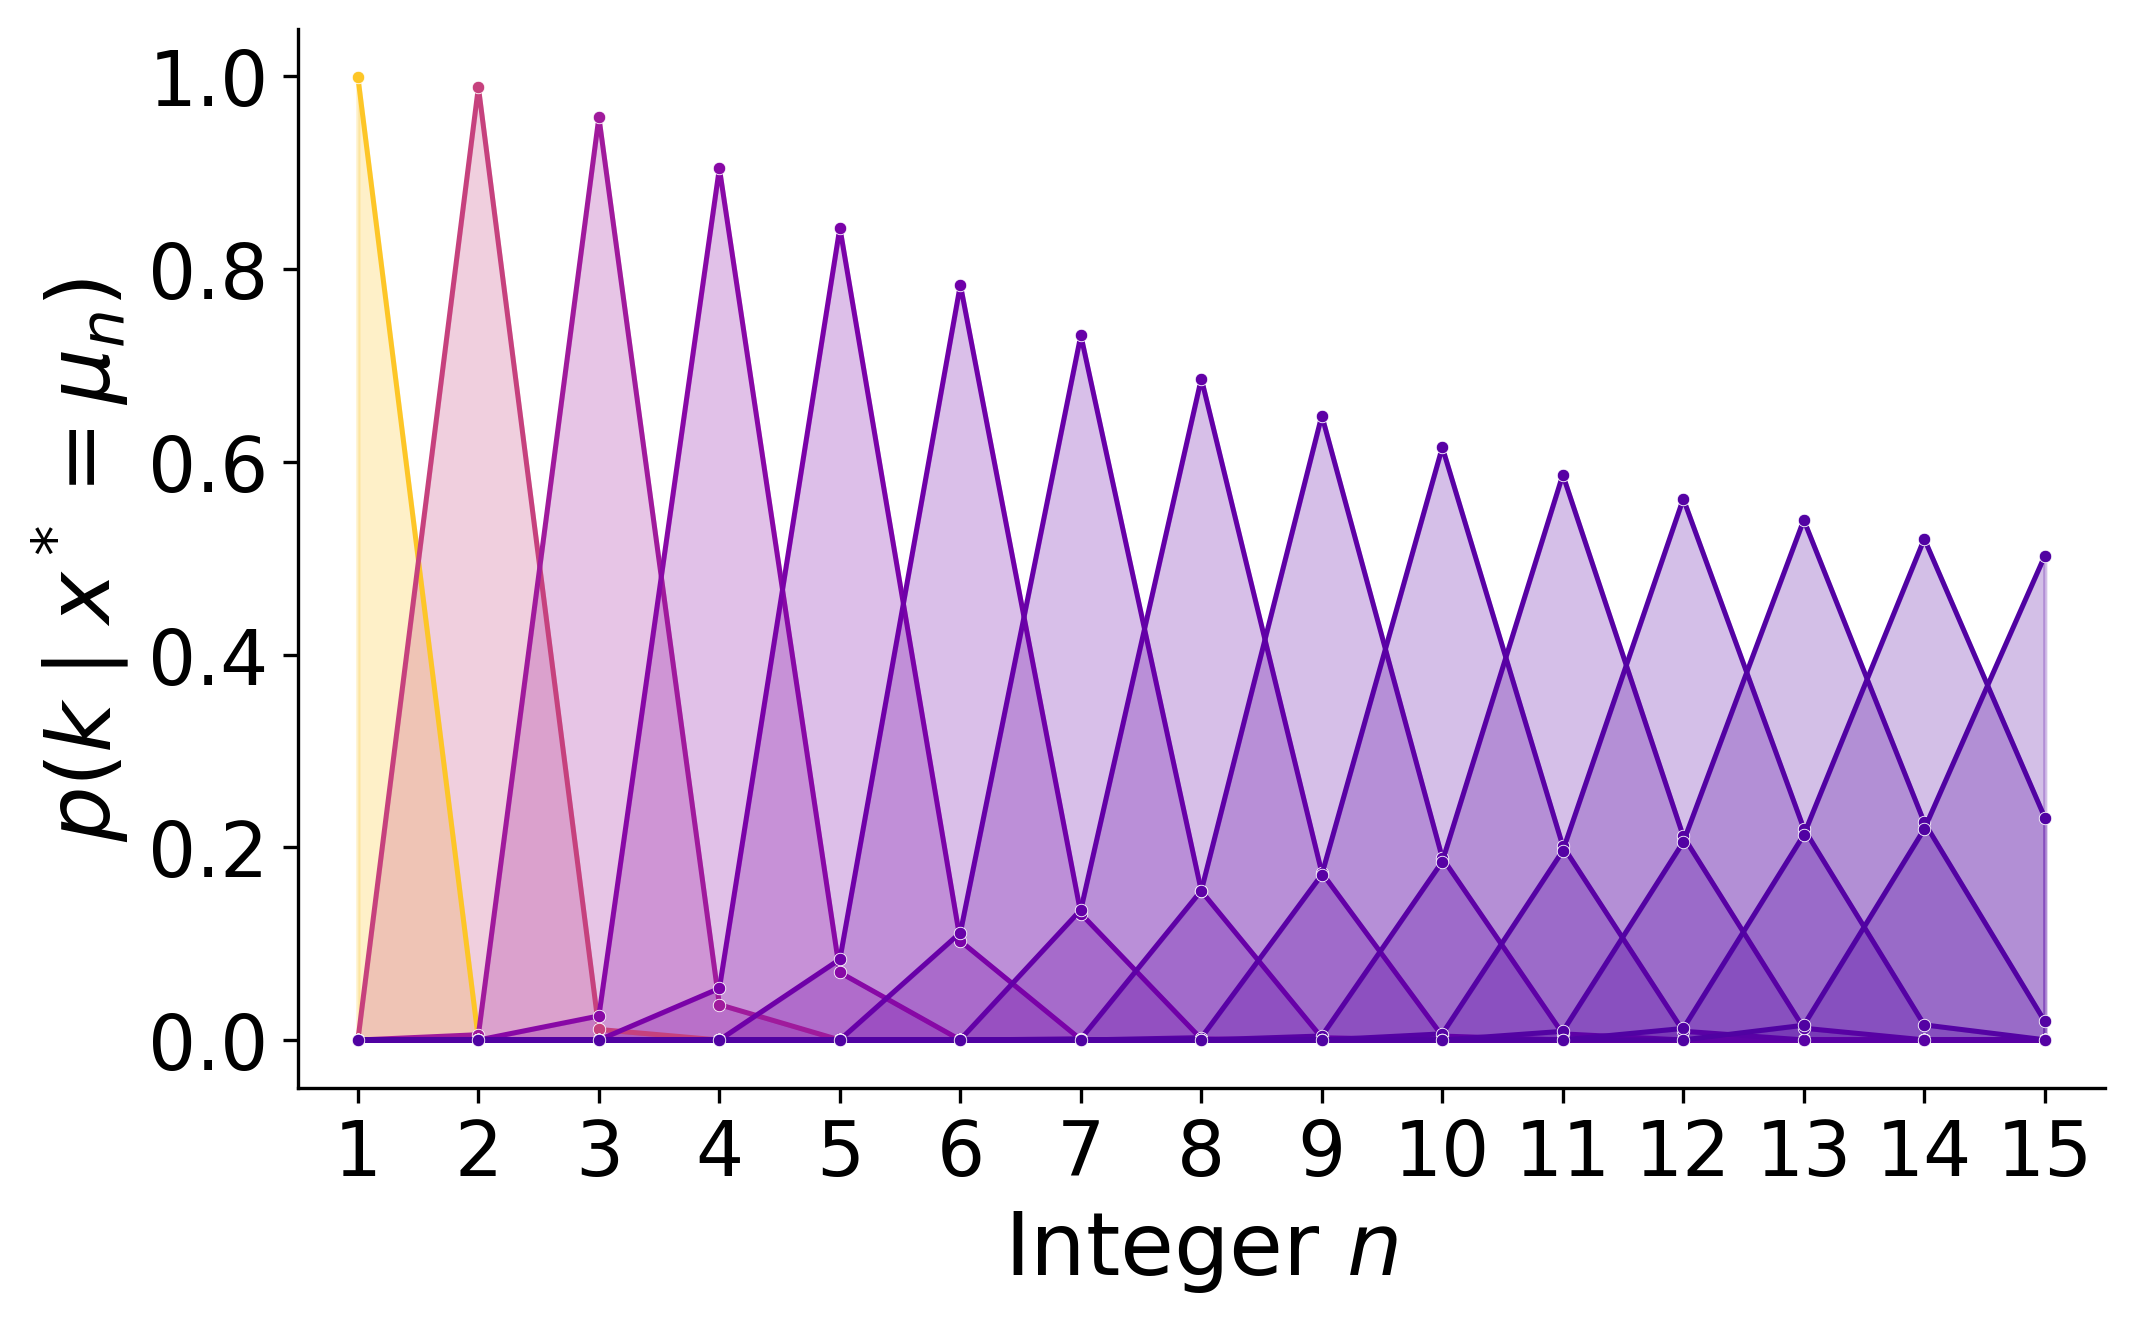

Source code (Python):
#!/usr/bin/env python
"""Generate Figure 3: functional compression from Poisson attractor wells."""

import sys
from pathlib import Path

import matplotlib

matplotlib.use("Agg")
import matplotlib as mpl
import matplotlib.pyplot as plt
import numpy as np
from matplotlib.colors import Normalize
from scipy.special import gammaln

_ROOT = Path(__file__).resolve().parent.parent
if str(_ROOT) not in sys.path:
    sys.path.insert(0, str(_ROOT))

from scripts.plots import STYLE

OUTPUT_DIR = Path("figures")
FONT_SCALE = 1.4
C = 0.042
SUPPORT = np.arange(1, 19)
DISPLAY_MAX = 15
ALL_NS = list(range(1, DISPLAY_MAX + 1))


def _scaled_style() -> dict:
    """Matplotlib rc equivalent to ``sns.set_theme(font_scale=FONT_SCALE)``."""
    p = dict(STYLE)
    keys = (
        "font.size",
        "axes.titlesize",
        "axes.labelsize",
        "xtick.labelsize",
        "ytick.labelsize",
        "legend.fontsize",
    )
    for key in keys:
        base = p.get(key)
        if base is None:
            base = mpl.rcParamsDefault[key]
        if isinstance(base, (int, float)):
            p[key] = base * FONT_SCALE
    return p


def _poisson_well_logits(x_star: float, support: np.ndarray, c: float) -> np.ndarray:
    x_s = x_star / c
    k_s = support / c
    return x_s * np.log(k_s) - k_s - gammaln(x_s + 1)


def _softmax(logits: np.ndarray) -> np.ndarray:
    shifted = logits - logits.max()
    exp_vals = np.exp(shifted)
    return exp_vals / exp_vals.sum()


def _draw_compression(ax: plt.Axes) -> None:
    integers_display = np.arange(1, DISPLAY_MAX + 1, dtype=float)
    peak_prob = 1.0 / integers_display
    peak_prob_norm = peak_prob / peak_prob.max()
    cmap_wells = mpl.colormaps["plasma"]
    norm_c = Normalize(vmin=-0.10, vmax=1.15)

    def well_color(i: int) -> tuple:
        return cmap_wells(norm_c(peak_prob_norm[i]))

    colors = [well_color(i) for i in range(len(ALL_NS))]
    mask = SUPPORT <= DISPLAY_MAX

    for i, n_target in enumerate(ALL_NS):
        logits = _poisson_well_logits(n_target, SUPPORT, C)
        probs = _softmax(logits)
        ax.fill_between(SUPPORT[mask], 0, probs[mask], color=colors[i], alpha=0.25)
        ax.plot(
            SUPPORT[mask],
            probs[mask],
            "o-",
            color=colors[i],
            ms=3,
            lw=1.2,
            label=f"$n = {n_target}$",
            markeredgecolor="white",
            markeredgewidth=0.2,
        )

    ax.set_xlabel("Integer $n$")
    ax.set_ylabel("$p(k \\mid x^* = \\mu_n)$")
    ax.set_xticks(range(1, DISPLAY_MAX + 1))
    ax.set_xlim(0.5, DISPLAY_MAX + 0.5)


def _save_fig(fig: plt.Figure, base_name: str) -> None:
    for ext in ("pdf", "png"):
        path = OUTPUT_DIR / f"{base_name}.{ext}"
        fig.savefig(path, dpi=300)
        print(f"Saved {path}")


def main() -> None:
    OUTPUT_DIR.mkdir(parents=True, exist_ok=True)
    mpl.rcParams.update(_scaled_style())
    print("Drawing fig3_compression ...", flush=True)
    fig, ax = plt.subplots(figsize=(7.0, 4.3), constrained_layout=True)
    _draw_compression(ax)
    _save_fig(fig, "fig3_compression")
    plt.close(fig)


if __name__ == "__main__":
    main()
